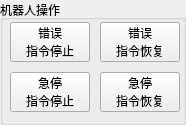
       <widget class="QGroupBox" name="groupBox_3">
        <property name="geometry">
         <rect>
          <x>740</x>
          <y>497</y>
          <width>186</width>
          <height>125</height>
         </rect>
        </property>
        <property name="title">
         <string>机器人操作</string>
        </property>
        <widget class="QPushButton" name="pushButton_12">
         <property name="geometry">
          <rect>
           <x>10</x>
           <y>22</y>
           <width>80</width>
           <height>40</height>
          </rect>
         </property>
         <property name="text">
          <string>错误
指令停止</string>
         </property>
        </widget>
        <widget class="QPushButton" name="pushButton_13">
         <property name="geometry">
          <rect>
           <x>100</x>
           <y>22</y>
           <width>80</width>
           <height>40</height>
          </rect>
         </property>
         <property name="text">
          <string>错误
指令恢复</string>
         </property>
        </widget>
        <widget class="QPushButton" name="pushButton_14">
         <property name="geometry">
          <rect>
           <x>10</x>
           <y>72</y>
           <width>80</width>
           <height>40</height>
          </rect>
         </property>
         <property name="text">
          <string>急停
指令停止</string>
         </property>
        </widget>
        <widget class="QPushButton" name="pushButton_15">
         <property name="geometry">
          <rect>
           <x>100</x>
           <y>72</y>
           <width>80</width>
           <height>40</height>
          </rect>
         </property>
         <property name="text">
          <string>急停
指令恢复</string>
         </property>
        </widget>
       </widget>
